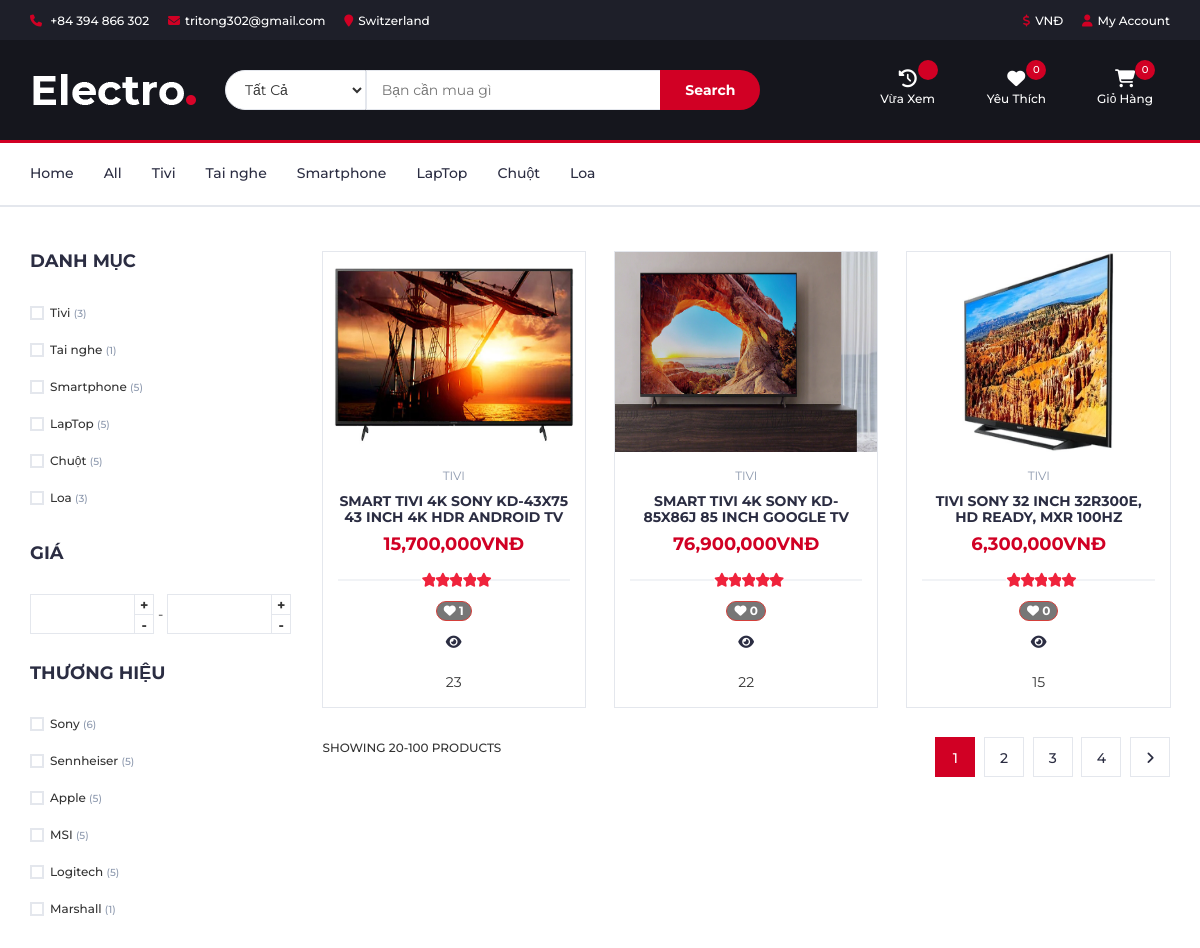
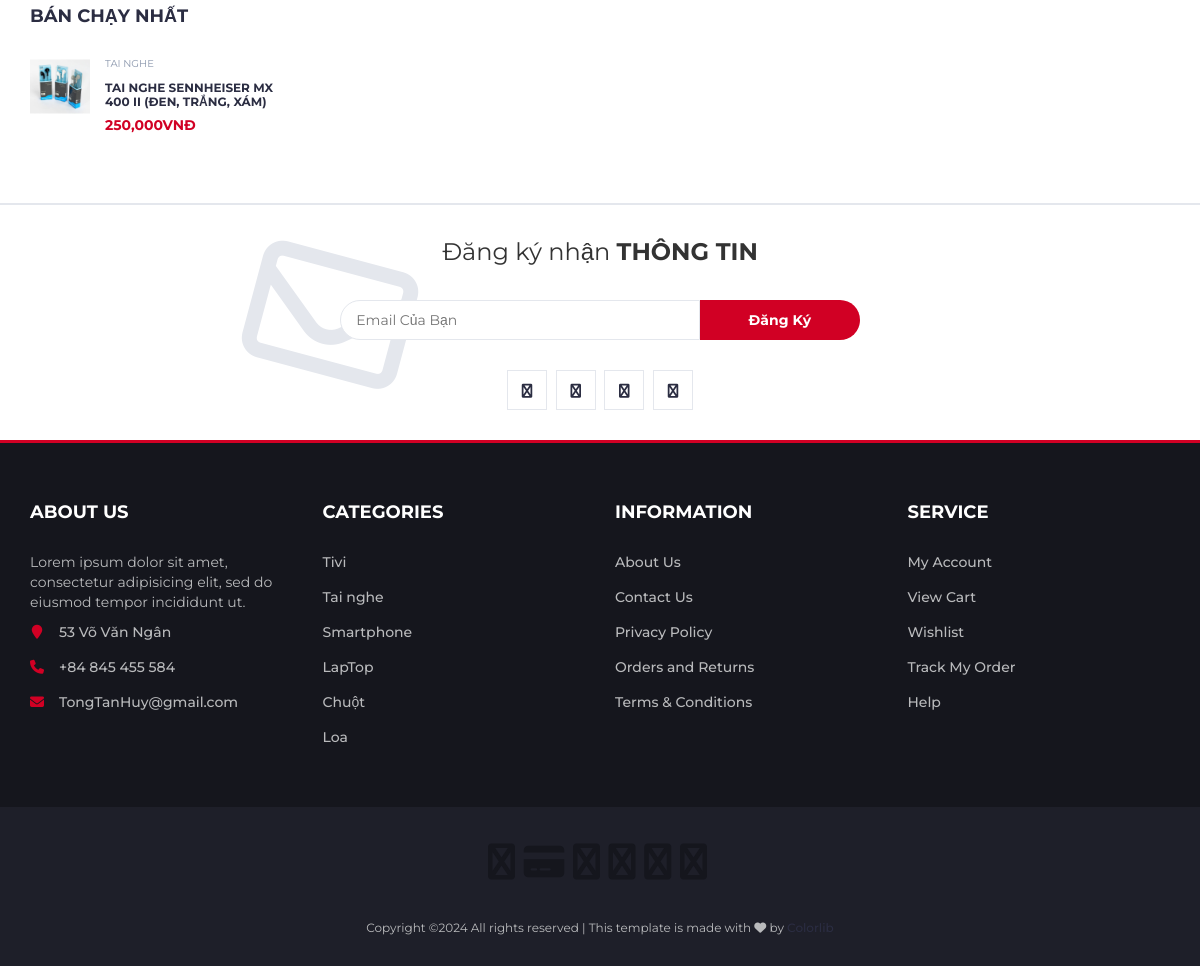
The app's page /store_menu.php?typeid=1 with its own data (2 pictures, top to bottom).
### tables this page shows
CREATE TABLE `protypes` (
  `type_id` int(11) NOT NULL,
  `type_name` varchar(100) NOT NULL,
  `product_type_id` int(11) NOT NULL
);

CREATE TABLE `manufactures` (
  `manu_id` int(11) NOT NULL,
  `manu_name` varchar(100) NOT NULL
);

CREATE TABLE `products` (
  `id` int(11) NOT NULL,
  `name` varchar(100) NOT NULL,
  `manu_id` int(11) NOT NULL,
  `type_id` int(11) NOT NULL,
  `product_type_id` int(11) NOT NULL COMMENT 'id product_type',
  `price` int(11) NOT NULL,
  `image` varchar(150) NOT NULL,
  `description` text NOT NULL,
  `feature` tinyint(4) NOT NULL,
  `created_at` timestamp NOT NULL DEFAULT current_timestamp() ON UPDATE current_timestamp(),
  `product_view` int(11) NOT NULL DEFAULT 0
);

### models/model.php (called while the page is built, shortened)
<?php
class Model
{
    public static $connection;
    public function __construct()
    {
        if (!self::$connection) {
            self::$connection = new mysqli(DB_HOST, DB_USER, DB_PASSWORD, DB_NAME,PORT);
            self::$connection->set_charset(DB_CHARSET);
        }
        return self::$connection;
    }
    public function select($sql)
    {
        $sql->execute();
        $items = $sql->get_result()->fetch_all(MYSQLI_ASSOC);
        return $items;
    }
}
?>

### models/protypesModel.php (called while the page is built, shortened)
<?php
class Protypes extends Model
{
    public function getAllProtypes()
    {
        $sql = self::$connection->prepare("SELECT * FROM protypes ORDER BY type_id");
        $sql->execute();
        $items = $sql->get_result()->fetch_all(MYSQLI_ASSOC);
        return $items;
    }
    public function getNameAndCountProtypes()
    {
        $sql = parent::$connection->prepare(' SELECT protypes.*, COUNT(*) AS Tong FROM `products` INNER JOIN protypes ON products.type_id = protypes.type_id GROUP by products.type_id');
       return parent::select($sql);
    }
}
?>

### models/manufactures.php (called while the page is built, shortened)
<?php
class Manufactures extends Model
{
    public function getManuNameAndCountManu()
    {
        $sql = parent::$connection->prepare('SELECT manufactures.*, COUNT(*) AS Tong FROM `products` INNER JOIN manufactures ON products.manu_id = manufactures.manu_id
        GROUP by products.manu_id');
       return parent::select($sql);
    }
}
?>

### models/productsModel.php (called while the page is built, shortened)
<?php
class Products extends Model
{
    public function getProductsByTypeId($type_id)
    {
        $sql = self::$connection->prepare("SELECT *, COUNT(products_user.user_id) AS pLike FROM `products` LEFT JOIN products_user ON products.id = products_user.product_id WHERE type_id = ? GROUP BY products.id ");
        $sql->bind_param("i", $type_id);
        $sql->execute();
        $items = $sql->get_result()->fetch_all(MYSQLI_ASSOC);
        return $items;
    }
    public function getProductsLimit3()
    {
        $sql = self::$connection->prepare("SELECT * FROM products ORDER BY feature = 1 DESC LIMIT 3");
        $sql->execute();
        $items = $sql->get_result()->fetch_all(MYSQLI_ASSOC);
        return $items;
    }
}
?>

### store_menu.php (the view, shortened to what this page needs)
<?php
require("models/model.php");
require("models/productsModel.php");
require("models/protypesModel.php");
require("models/manufactures.php");
$Products = new Products;
if (isset($_GET['typeid'])) {
	$type_id = $_GET['typeid'];
}
$getProductsByTypeId = $Products->getProductsByTypeId($type_id);
$getProductsLimit3 = $Products->getProductsLimit3();
$Protypes = new Protypes;
$getAllProtypes = $Protypes->getAllProtypes();
?>
<?php include("header.php"); ?>
<div class="section">
	<div class="container">
		<div class="row">
			<?php include("aside.php"); ?>
			<div id="store" class="col-md-9">
				<div class="row">
					<?php foreach ($getProductsByTypeId as $key => $value1): foreach ($getAllProtypes as $value2):
		                    if ($value1['type_id'] == $value2['type_id']): ?>
					<div class="col-md-4 col-xs-6">
						<div class="product">
							<div class="product-img">
								<img style="height: 200px;" src="./img/<?php echo $value1['image'] ?>" alt="">
							</div>
							<div class="product-body">
								<p class="product-category"> <?php echo $value2['type_name'] ?></p>
								<h3 class="product-name"><a href="product.php?id=<?php echo $value1['id'] ?>"><?php echo $value1['name'] ?></a>
								</h3>
								<h4 class="product-price"><?php echo number_format($value1['price']) ?>VNĐ
								</h4>
								<div class="product-rating">
									<i class="fa fa-star"></i>
									<i class="fa fa-star"></i>
									<i class="fa fa-star"></i>
									<i class="fa fa-star"></i>
									<i class="fa fa-star"></i>
								</div>
								<div class="product-btns">
									<form action="index.php" method="post">
										<button class="btn badge btn-danger"><i class="fa fa-heart-o"></i>
											<?php echo $value1['pLike'] ?></button>
									</form>
									<button class="quick-view"><a href="product.php?id=<?php echo $value1['id'] ?>"><i
												class="fa fa-eye"></i><span class="tooltipp">quick view</span></a>
										<?php echo $value1['product_view'] ?></button>
								</div>
							</div>
							<div class="add-to-cart">
							<form action="index.php" method="post">
									<button class="add-to-cart-btn "><i class="fa fa-shopping-cart"></i>
										add to cart</button>
								</form>
							</div>
						</div>
					</div>
					<?php endif; endforeach; endforeach; ?>
				</div>
				<div class="store-filter clearfix">
					<span class="store-qty">Showing 20-100 products</span>
					<ul class="store-pagination">
						<li class="active">1</li>
						<li><a href="#">2</a></li>
						<li><a href="#">3</a></li>
						<li><a href="#">4</a></li>
						<li><a href="#"><i class="fa fa-angle-right"></i></a></li>
					</ul>
				</div>
			</div>
		</div>
	</div>
</div>
<?php include("footer.php"); ?>
</body>
</html>

### header.php (shortened to what this page needs)
<?php
if (isset($_SESSION['user']['user_id'])) {
	$userId = $_SESSION['user']['user_id'];
	$kqWish = $Products->countwish($userId);
	$kqCart = $Products->countCart($userId);
	$kq = $kqWish["countWish"];
	$kq1 = $kqCart["countCart"];
} else {
	$kq = 0;
	$kq1 = 0;
}
$Protypes = new Protypes;
$getAllProtypes = $Protypes->getAllProtypes();
$getNameAndCountProtypes = $Protypes->getNameAndCountProtypes();
$Manufactures = new Manufactures;
$getManuNameAndCountManu = $Manufactures->getManuNameAndCountManu();
?>
<!DOCTYPE html>
<html lang="en">
<head>
	<link rel="stylesheet" href="https://cdn.jsdelivr.net/npm/bootstrap-icons@1.10.2/font/bootstrap-icons.css">
	<link type="text/css" rel="stylesheet" href="css/bootstrap.min.css" />
	<link type="text/css" rel="stylesheet" href="css/slick.css" />
	<link type="text/css" rel="stylesheet" href="css/slick-theme.css" />
	<link type="text/css" rel="stylesheet" href="css/nouislider.min.css" />
	<link rel="stylesheet" href="css/font-awesome.min.css">
	<link rel="stylesheet" href="https://cdnjs.cloudflare.com/ajax/libs/font-awesome/6.4.2/css/all.min.css">
	<link type="text/css" rel="stylesheet" href="css/style.css" />
</head>
<body>
	<header>
		<div id="top-header">
		<div class="container">
    <ul class="header-links pull-left">
        <li><a href="#"><i class="fa fa-phone"></i> +84 394 866 302 </a></li>
        <li><a href="#"><i class="fa fa-envelope-o"></i>tritong302@gmail.com</a></li>
        <li><a href="#"><i class="fa fa-map-marker"></i>Switzerland</a></li>
    </ul>
    <ul class="header-links pull-right">
					<li><a href="#"><i class="fa fa-dollar"></i>VNĐ</a></li>
					<?php if (!isset($_SESSION['username'])): ?>
					<li><a href="./login/logintem.php"><i class="fa fa-user-o"></i>My Account</a></li>
					<?php else: ?>
					<li><a href="myorder.php"><i class="fa fa-user-o"></i><?= $_SESSION['username'] ?></a></li>
					<li><a onclick="return confirm('Bạn có muốn đăng xuất không?')" href="./login/logout.php"><i
								class="fa fa-sign-out"></i> Logout</a></li>
					<?php endif; ?>
				</ul>
</div>
		</div>
		<div id="header">
			<div class="container">
				<div class="row">
					<div class="col-md-2">
						<div class="header-logo">
							<a href="index.php" class="logo">
								<img src="./img/logo.png" alt="">
							</a>
						</div>
					</div>
					<div class="col-md-6">
						<div class="header-search">
							<form action="store.php" method="get">
								<select class="input-select" name="prototype">
									<option value="0">Tất Cả</option>
								</select>
								<input class="input" name="keyword" placeholder="Bạn cần mua gì">
								<button type="submit" class="search-btn">Search</button>
							</form>
						</div>
					</div>
					<div class="col-md-4 clearfix">
						<div class="header-ctn">
							<div>
								<a href="recently_viewed.php">
								<i class="fa-solid fa-clock-rotate-left" style="color: #ffffff;"></i>
									<span>Vừa Xem</span>
									<div class="qty"><?php echo $viewedProductCount ?></div>
								</a>
							</div>
							<div>
								<a href="yourwishlist.php">
									<i class="fa fa-heart-o"></i>
									<span>Yêu Thích</span>
									<div class="qty"><?php echo $kq ?> </div>
								</a>
							</div>
							<div class="dropdown">
								<a class="dropdown-toggle" data-toggle="dropdown" aria-expanded="true">
									<i class="fa fa-shopping-cart"></i>
									<span>Giỏ Hàng</span>
									<div class="qty"><?php echo $kq1 ?></div>
								</a>
						</div>
					</div>
				</div>
			</div>
		</div>
	</header>
	<nav id="navigation">
		<div class="container">
			<div id="responsive-nav">
				<ul class="main-nav nav navbar-nav">
					<li><a href="index.php">Home</a></li>
					<li><a href="all.php?page=1">All</a></li>
					<?php foreach ($getAllProtypes as $value): ?>
					<li><a href="store_menu.php?typeid=<?php echo $value['type_id'] ?>"><?php echo $value['type_name'] ?></a></li>
					<?php endforeach; ?>
				</ul>
			</div>
		</div>
	</nav>

### aside.php (shortened to what this page needs)
<div id="aside" class="col-md-3">
	<div class="aside">
		<h3 class="aside-title">Danh Mục</h3>
		<div class="checkbox-filter">
			<?php foreach ($getNameAndCountProtypes as $itemType) {
				?>
				<div class="input-checkbox">
					<label for="category-<?php echo $itemType['type_id'] ?>">
						<span></span>
						<?php echo $itemType['type_name'] ?>
						<small>(<?php echo $itemType['Tong'] ?>)</small>
					</label>
				</div>
				<?php
			} ?>
		</div>
	</div>
	<div class="aside">
		<h3 class="aside-title">Giá</h3>
		<div class="price-filter">
			<div class="input-number price-min">
				<input id="price-min" type="number">
				<span class="qty-up">+</span>
				<span class="qty-down">-</span>
			</div>
			<span>-</span>
			<div class="input-number price-max">
				<input id="price-max" type="number">
				<span class="qty-up">+</span>
				<span class="qty-down">-</span>
			</div>
		</div>
	</div>
	<div class="aside">
		<h3 class="aside-title">Thương Hiệu</h3>
		<div class="checkbox-filter">
			<?php foreach ($getManuNameAndCountManu as $item) {
				?>
				<div class="input-checkbox">
					<label for="brand-<?php echo $item['manu_id'] ?>">
					<span></span>
						<?php echo $item['manu_name'] ?>
						<small> (<?php echo $item['Tong'] ?>)</small>
					</label>
				</div>
				<?php
			}
			?>
		</div>
	</div>
	<div class="aside">
		<h3 class="aside-title">Bán Chạy Nhất</h3>
		<?php foreach ($getProductsLimit3 as $value1): foreach ($getAllProtypes as $value2):
			if ($value1['type_id'] == $value2['type_id']): ?>
					<div class="product-widget">
						<div class="product-img">
							<img src="./img/<?php echo $value1['image']; ?>" alt="">
						</div>
						<div class="product-body">
							<p class="product-category">
								<?php echo $value2['type_name']; ?>
							</p>
							<h3 class="product-name"><a href="product.php?id=<?php echo $value1['id'] ?>">
									<?php echo $value1['name']; ?>
								</a></h3>
							<h4 class="product-price">
								<?php echo number_format($value1['price']) ?>VNĐ
							</h4>
						</div>
					</div>
				<?php endif; endforeach; endforeach; ?>
	</div>
</div>

### footer.php (shortened to what this page needs)
<?php
require("models/email.php");
?>
<div id="newsletter" class="section">
	<div class="container">
		<div class="row">
			<div class="col-md-12">
                <div class="newsletter">
					<p>Đăng ký nhận <strong>THÔNG TIN</strong></p>
					<form id="myForm"  method="POST">
						<input class="input" type="email" name="name_email" placeholder="Email Của Bạn">
						<button class="newsletter-btn" type="submit">Đăng Ký</button>
					</form>
					<ul class="newsletter-follow">
						<li>
							<a href="#"><i class="fa fa-facebook"></i></a>
						</li>
						<li>
							<a href="#"><i class="fa fa-twitter"></i></a>
						</li>
						<li>
							<a href="#"><i class="fa fa-instagram"></i></a>
						</li>
						<li>
							<a href="#"><i class="fa fa-pinterest"></i></a>
						</li>
					</ul>
				</div>
			</div>
		</div>
	</div>
</div>
<footer id="footer">
	<div class="section">
		<div class="container">
			<div class="row">
				<div class="col-md-3 col-xs-6">
					<div class="footer">
						<h3 class="footer-title">About Us</h3>
						<p>Lorem ipsum dolor sit amet, consectetur adipisicing elit, sed do eiusmod tempor incididunt ut.</p>
						<ul class="footer-links">
							<li><a href="#"><i class="fa fa-map-marker"></i>53 Võ Văn Ngân</a></li>
							<li><a href="#"><i class="fa fa-phone"></i>+84 845 455 584</a></li>
							<li><a href="#"><i class="fa fa-envelope-o"></i>TongTanHuy@gmail.com</a></li>
						</ul>
					</div>
				</div>
				<div class="col-md-3 col-xs-6">
					<div class="footer">
						<h3 class="footer-title">Categories</h3>
						<ul class="footer-links">
							<?php foreach ($getAllProtypes as $value) : ?>
								<li><a href="store_menu.php?typeid=<?php echo $value['type_id'] ?>"><?php echo $value['type_name']; ?></a></li>
							<?php endforeach; ?>
						</ul>
					</div>
				</div>
				<div class="col-md-3 col-xs-6">
					<div class="footer">
						<h3 class="footer-title">Information</h3>
						<ul class="footer-links">
							<li><a href="#">About Us</a></li>
							<li><a href="#">Contact Us</a></li>
							<li><a href="#">Privacy Policy</a></li>
							<li><a href="#">Orders and Returns</a></li>
							<li><a href="#">Terms & Conditions</a></li>
						</ul>
					</div>
				</div>
				<div class="col-md-3 col-xs-6">
					<div class="footer">
						<h3 class="footer-title">Service</h3>
						<ul class="footer-links">
							<li><a href="#">My Account</a></li>
							<li><a href="blank.php">View Cart</a></li>
							<li><a href="#">Wishlist</a></li>
							<li><a href="#">Track My Order</a></li>
							<li><a href="#">Help</a></li>
						</ul>
					</div>
				</div>
			</div>
		</div>
	</div>
	<div id="bottom-footer" class="section">
		<div class="container">
			<div class="row">
				<div class="col-md-12 text-center">
					<ul class="footer-payments">
						<li><a href="#"><i class="fa fa-cc-visa"></i></a></li>
						<li><a href="#"><i class="fa fa-credit-card"></i></a></li>
						<li><a href="#"><i class="fa fa-cc-paypal"></i></a></li>
						<li><a href="#"><i class="fa fa-cc-mastercard"></i></a></li>
						<li><a href="#"><i class="fa fa-cc-discover"></i></a></li>
						<li><a href="#"><i class="fa fa-cc-amex"></i></a></li>
					</ul>
					<span class="copyright">
						Copyright &copy; All rights reserved | This template is made with <i class="fa fa-heart-o" aria-hidden="true"></i> by <a href="https://colorlib.com" target="_blank">Colorlib</a>
					</span>
				</div>
			</div>
		</div>
	</div>
</footer>

### records on screen
protypes: type_name "Tivi", Tong "3", products.image (picture), type_name "TIVI", pLike "1", pLike "0"
protypes: type_name "Tai nghe", Tong "1", products.image (picture), type_name "TAI NGHE"
protypes: type_name "Smartphone", Tong "5"
protypes: type_name "LapTop", Tong "5"
protypes: type_name "Chuột", Tong "5"
protypes: type_name "Loa", Tong "3"
manufactures: manu_name "Sony", Tong "6"
manufactures: manu_name "Sennheiser", Tong "5"
manufactures: manu_name "Apple", Tong "5"
manufactures: manu_name "MSI", Tong "5"
manufactures: manu_name "Logitech", Tong "5"
manufactures: manu_name "Marshall", Tong "1"
products: name "TAI NGHE SENNHEISER MX 400 II (ĐEN, TRẮNG, XÁM)", price "250,000"
products: name "SMART TIVI 4K SONY KD-43X75 43 INCH 4K HDR ANDROID TV", price "15,700,000", product_view "23"
products: name "SMART TIVI 4K SONY KD-85X86J 85 INCH GOOGLE TV", price "76,900,000", product_view "22"
products: name "TIVI SONY 32 INCH 32R300E, HD READY, MXR 100HZ", price "6,300,000", product_view "15"

### other values on screen
$kq "0"
$kq1 "0"
